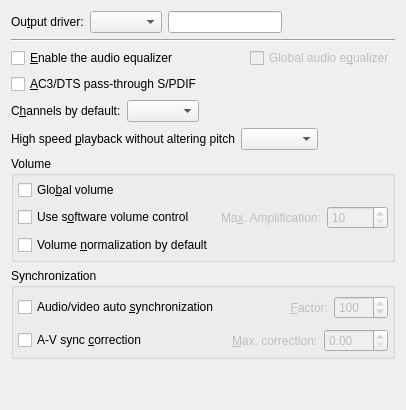
     <widget class="QWidget" name="video_and_audio_tab">
      <attribute name="title">
       <string>A&amp;udio</string>
      </attribute>
      <layout class="QVBoxLayout" name="verticalLayout">
       <item>
        <layout class="QHBoxLayout">
         <item>
          <widget class="QLabel" name="ao_label">
           <property name="text">
            <string>Ou&amp;tput driver:</string>
           </property>
           <property name="wordWrap">
            <bool>false</bool>
           </property>
           <property name="buddy">
            <cstring>ao_combo</cstring>
           </property>
          </widget>
         </item>
         <item>
          <widget class="QComboBox" name="ao_combo">
           <property name="sizePolicy">
            <sizepolicy hsizetype="Preferred" vsizetype="Fixed">
             <horstretch>0</horstretch>
             <verstretch>0</verstretch>
            </sizepolicy>
           </property>
           <property name="editable">
            <bool>false</bool>
           </property>
          </widget>
         </item>
         <item>
          <widget class="QLineEdit" name="ao_user_defined_edit"/>
         </item>
         <item>
          <spacer>
           <property name="orientation">
            <enum>Qt::Horizontal</enum>
           </property>
           <property name="sizeHint" stdset="0">
            <size>
             <width>81</width>
             <height>20</height>
            </size>
           </property>
          </spacer>
         </item>
        </layout>
       </item>
       <item>
        <widget class="Line" name="line_6">
         <property name="sizePolicy">
          <sizepolicy hsizetype="Expanding" vsizetype="Fixed">
           <horstretch>0</horstretch>
           <verstretch>0</verstretch>
          </sizepolicy>
         </property>
         <property name="orientation">
          <enum>Qt::Horizontal</enum>
         </property>
        </widget>
       </item>
       <item>
        <layout class="QHBoxLayout" name="horizontalLayout">
         <item>
          <widget class="QCheckBox" name="audio_equalizer_check">
           <property name="text">
            <string>&amp;Enable the audio equalizer</string>
           </property>
          </widget>
         </item>
         <item>
          <spacer name="horizontalSpacer">
           <property name="orientation">
            <enum>Qt::Horizontal</enum>
           </property>
           <property name="sizeHint" stdset="0">
            <size>
             <width>40</width>
             <height>20</height>
            </size>
           </property>
          </spacer>
         </item>
         <item>
          <widget class="QCheckBox" name="global_audio_equalizer_check">
           <property name="enabled">
            <bool>false</bool>
           </property>
           <property name="text">
            <string>Global audio e&amp;qualizer</string>
           </property>
          </widget>
         </item>
        </layout>
       </item>
       <item>
        <widget class="QCheckBox" name="hwac3_check">
         <property name="text">
          <string>&amp;AC3/DTS pass-through S/PDIF</string>
         </property>
        </widget>
       </item>
       <item>
        <layout class="QHBoxLayout">
         <property name="spacing">
          <number>6</number>
         </property>
         <property name="margin">
          <number>0</number>
         </property>
         <item>
          <widget class="QLabel" name="label">
           <property name="text">
            <string>C&amp;hannels by default:</string>
           </property>
           <property name="buddy">
            <cstring>channels_combo</cstring>
           </property>
          </widget>
         </item>
         <item>
          <widget class="QComboBox" name="channels_combo"/>
         </item>
         <item>
          <spacer>
           <property name="orientation">
            <enum>Qt::Horizontal</enum>
           </property>
           <property name="sizeHint" stdset="0">
            <size>
             <width>40</width>
             <height>20</height>
            </size>
           </property>
          </spacer>
         </item>
        </layout>
       </item>
       <item>
        <layout class="QHBoxLayout">
         <property name="spacing">
          <number>6</number>
         </property>
         <property name="margin">
          <number>0</number>
         </property>
         <item>
          <widget class="QLabel" name="label_6">
           <property name="text">
            <string>High speed &amp;playback without altering pitch</string>
           </property>
           <property name="buddy">
            <cstring>scaletempo_combo</cstring>
           </property>
          </widget>
         </item>
         <item>
          <widget class="Pref::TTristateCombo" name="scaletempo_combo">
           <property name="sizePolicy">
            <sizepolicy hsizetype="Expanding" vsizetype="Fixed">
             <horstretch>0</horstretch>
             <verstretch>0</verstretch>
            </sizepolicy>
           </property>
          </widget>
         </item>
         <item>
          <spacer>
           <property name="orientation">
            <enum>Qt::Horizontal</enum>
           </property>
           <property name="sizeHint" stdset="0">
            <size>
             <width>40</width>
             <height>20</height>
            </size>
           </property>
          </spacer>
         </item>
        </layout>
       </item>
       <item>
        <widget class="QGroupBox" name="groupBox_4">
         <property name="title">
          <string>Volume</string>
         </property>
         <layout class="QVBoxLayout">
          <property name="margin">
           <number>4</number>
          </property>
          <item>
           <widget class="QCheckBox" name="global_volume_check">
            <property name="text">
             <string>Glo&amp;bal volume</string>
            </property>
           </widget>
          </item>
          <item>
           <layout class="QHBoxLayout">
            <property name="spacing">
             <number>6</number>
            </property>
            <property name="margin">
             <number>0</number>
            </property>
            <item>
             <widget class="QCheckBox" name="softvol_check">
              <property name="text">
               <string>Use s&amp;oftware volume control</string>
              </property>
             </widget>
            </item>
            <item>
             <spacer>
              <property name="orientation">
               <enum>Qt::Horizontal</enum>
              </property>
              <property name="sizeHint" stdset="0">
               <size>
                <width>20</width>
                <height>20</height>
               </size>
              </property>
             </spacer>
            </item>
            <item>
             <widget class="QLabel" name="amplification_label">
              <property name="enabled">
               <bool>false</bool>
              </property>
              <property name="text">
               <string>Ma&amp;x. Amplification:</string>
              </property>
              <property name="wordWrap">
               <bool>false</bool>
              </property>
              <property name="buddy">
               <cstring>softvol_max_spin</cstring>
              </property>
             </widget>
            </item>
            <item>
             <widget class="QSpinBox" name="softvol_max_spin">
              <property name="enabled">
               <bool>false</bool>
              </property>
              <property name="minimum">
               <number>10</number>
              </property>
              <property name="maximum">
               <number>10000</number>
              </property>
             </widget>
            </item>
           </layout>
          </item>
          <item>
           <widget class="QCheckBox" name="volnorm_check">
            <property name="text">
             <string>Volume &amp;normalization by default</string>
            </property>
           </widget>
          </item>
         </layout>
        </widget>
       </item>
       <item>
        <widget class="QGroupBox" name="groupBox_5">
         <property name="title">
          <string>Synchronization</string>
         </property>
         <layout class="QVBoxLayout">
          <property name="margin">
           <number>4</number>
          </property>
          <item>
           <layout class="QHBoxLayout">
            <item>
             <widget class="QCheckBox" name="autosync_check">
              <property name="text">
               <string>Audio/video auto &amp;synchronization</string>
              </property>
             </widget>
            </item>
            <item>
             <spacer>
              <property name="orientation">
               <enum>Qt::Horizontal</enum>
              </property>
              <property name="sizeType">
               <enum>QSizePolicy::Expanding</enum>
              </property>
              <property name="sizeHint" stdset="0">
               <size>
                <width>40</width>
                <height>31</height>
               </size>
              </property>
             </spacer>
            </item>
            <item>
             <widget class="QLabel" name="factor_label">
              <property name="enabled">
               <bool>false</bool>
              </property>
              <property name="text">
               <string>&amp;Factor:</string>
              </property>
              <property name="alignment">
               <set>Qt::AlignRight|Qt::AlignTrailing|Qt::AlignVCenter</set>
              </property>
              <property name="wordWrap">
               <bool>false</bool>
              </property>
              <property name="buddy">
               <cstring>autosync_spin</cstring>
              </property>
             </widget>
            </item>
            <item>
             <widget class="QSpinBox" name="autosync_spin">
              <property name="enabled">
               <bool>false</bool>
              </property>
              <property name="minimum">
               <number>0</number>
              </property>
              <property name="maximum">
               <number>1000</number>
              </property>
              <property name="value">
               <number>100</number>
              </property>
             </widget>
            </item>
           </layout>
          </item>
          <item>
           <layout class="QHBoxLayout">
            <item>
             <widget class="QCheckBox" name="use_mc_check">
              <property name="text">
               <string>A-V sync &amp;correction</string>
              </property>
             </widget>
            </item>
            <item>
             <spacer>
              <property name="orientation">
               <enum>Qt::Horizontal</enum>
              </property>
              <property name="sizeHint" stdset="0">
               <size>
                <width>40</width>
                <height>20</height>
               </size>
              </property>
             </spacer>
            </item>
            <item>
             <widget class="QLabel" name="mc_label">
              <property name="enabled">
               <bool>false</bool>
              </property>
              <property name="text">
               <string>&amp;Max. correction:</string>
              </property>
              <property name="buddy">
               <cstring>mc_spin</cstring>
              </property>
             </widget>
            </item>
            <item>
             <widget class="QDoubleSpinBox" name="mc_spin">
              <property name="enabled">
               <bool>false</bool>
              </property>
              <property name="maximum">
               <double>100.000000000000000</double>
              </property>
              <property name="singleStep">
               <double>0.100000000000000</double>
              </property>
             </widget>
            </item>
           </layout>
          </item>
         </layout>
        </widget>
       </item>
       <item>
        <spacer>
         <property name="orientation">
          <enum>Qt::Vertical</enum>
         </property>
         <property name="sizeType">
          <enum>QSizePolicy::Expanding</enum>
         </property>
         <property name="sizeHint" stdset="0">
          <size>
           <width>20</width>
           <height>40</height>
          </size>
         </property>
        </spacer>
       </item>
      </layout>
     </widget>
